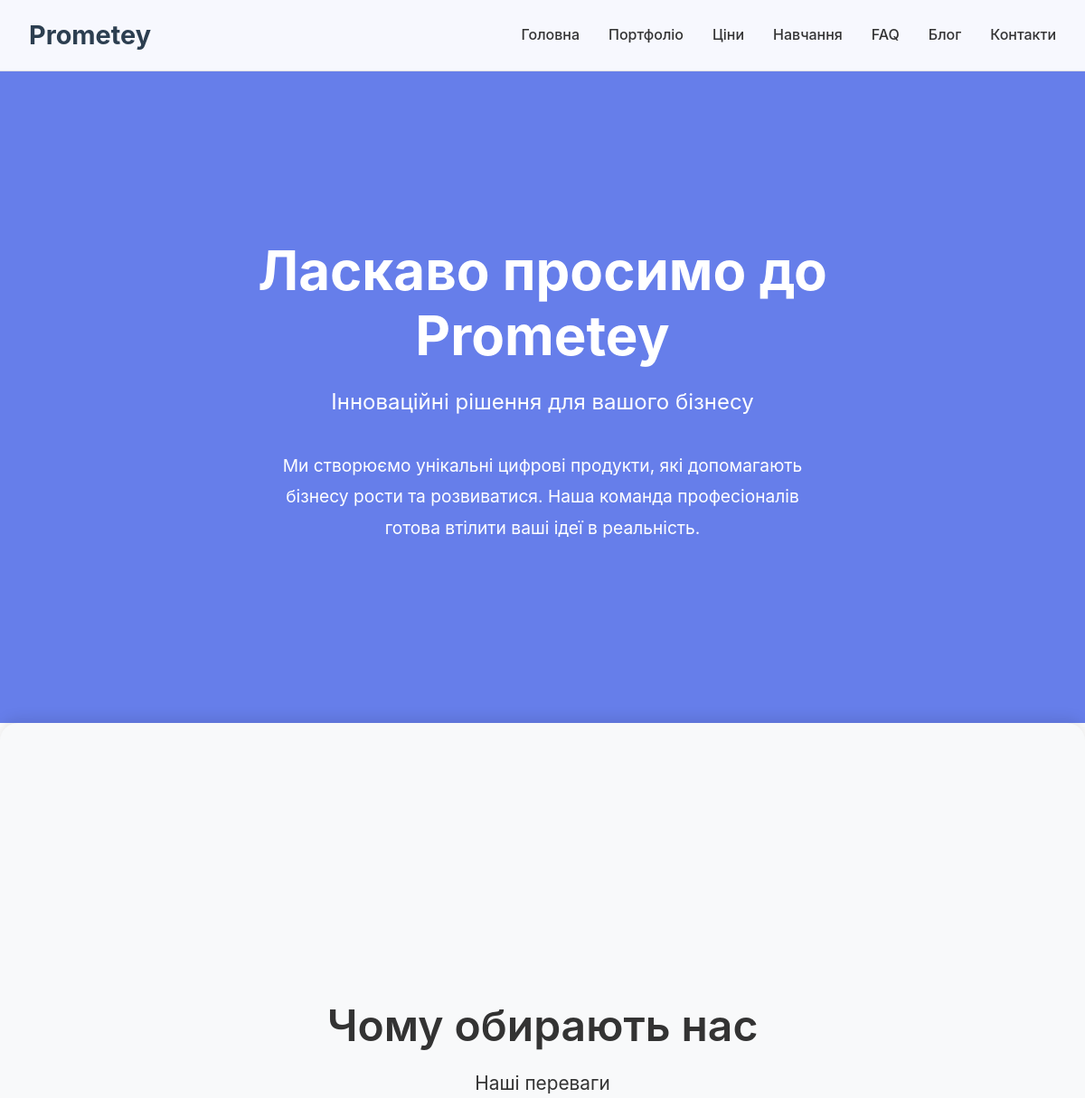
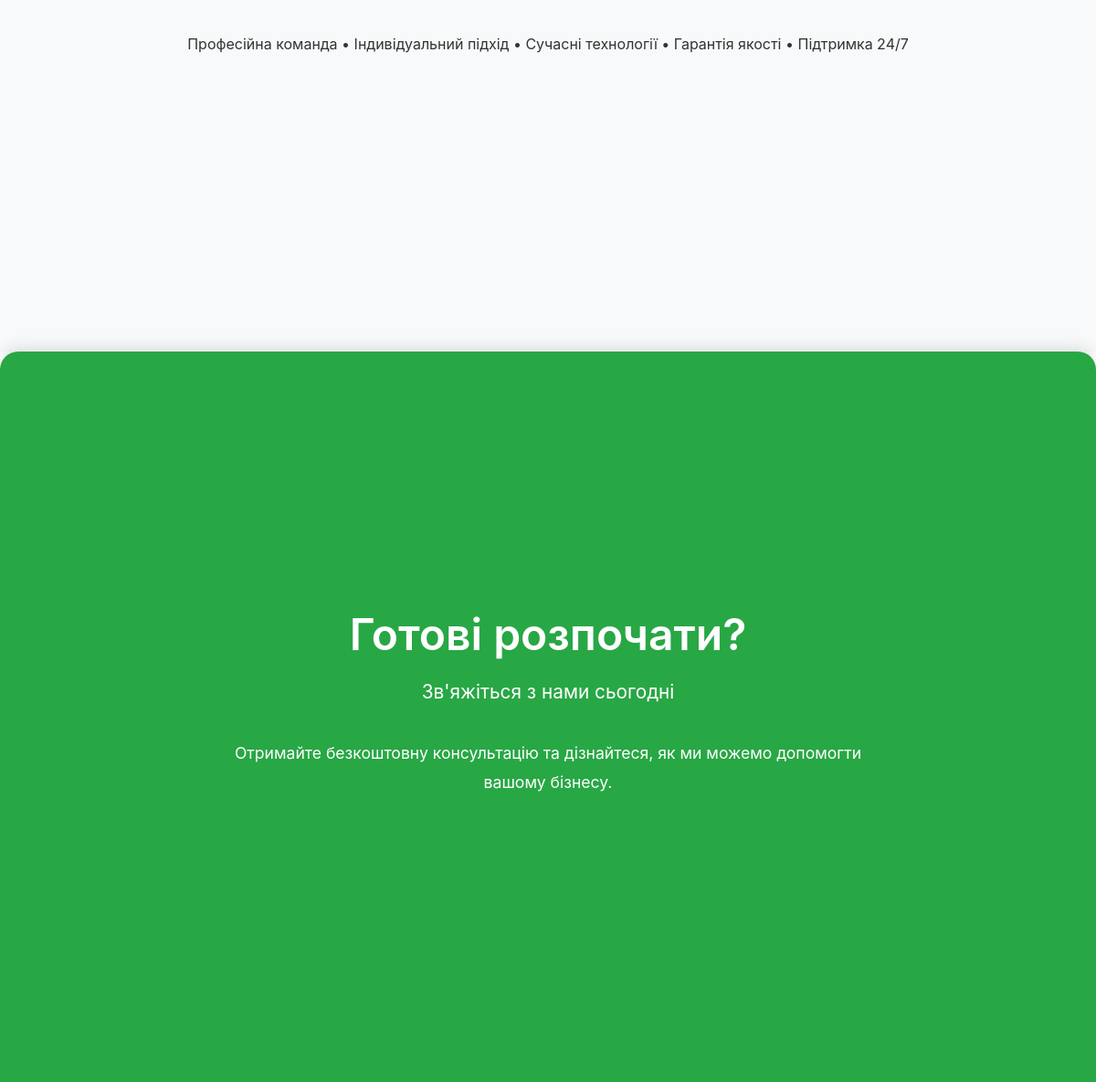
The page / on the database its author committed (2 pictures, top to bottom).
### prometey/models.py (models this page shows, shortened)
class PageBlock(models.Model):
    PAGE_CHOICES = [
        ('home', 'Головна'),
        ('portfolio', 'Портфоліо'),
        ('prices', 'Ціни'),
        ('education', 'Навчання'),
        ('faq', 'FAQ'),
        ('blog', 'Блог'),
        ('contacts', 'Контакти'),
    ]
    BLOCK_TYPES = [
        ('hero', 'Герой секція'),
        ('content', 'Контент блок'),
        ('features', 'Особливості'),
        ('testimonials', 'Відгуки'),
        ('cta', 'Заклик до дії'),
    ]
    page = models.CharField(
        max_length=20,
        choices=PAGE_CHOICES,
        verbose_name='Сторінка'
    )
    block_type = models.CharField(
        max_length=20,
        choices=BLOCK_TYPES,
        verbose_name='Тип блока'
    )
    title = models.CharField(
        max_length=200,
        verbose_name='Заголовок'
    )
    subtitle = models.CharField(
        max_length=300,
        blank=True,
        verbose_name='Підзаголовок'
    )
    content = models.TextField(
        verbose_name='Контент'
    )
    background_color = models.CharField(
        max_length=7,
        default='#ffffff',
        verbose_name='Колір фону'
    )
    text_color = models.CharField(
        max_length=7,
        default='#000000',
        verbose_name='Колір тексту'
    )
    order = models.PositiveIntegerField(
        default=0,
        verbose_name='Порядок'
    )
    is_active = models.BooleanField(
        default=True,
        verbose_name='Активний'
    )
    created_at = models.DateTimeField(
        auto_now_add=True,
        verbose_name='Створено'
    )
    updated_at = models.DateTimeField(
        auto_now=True,
        verbose_name='Оновлено'
    )
    class Meta:
        ordering = ['page', 'order']
        verbose_name = 'Блок сторінки'
        verbose_name_plural = 'Блоки сторінок'

### prometey/views.py (the view)
# urls.py: path('', views.HomeView.as_view(), name='home'),
class HomeView(BasePageView):
    template_name = 'prometey/home.html'
    page_name = 'home'

### prometey/views.py (called while the page is built)
    def get_context_data(self, **kwargs):
        context = super().get_context_data(**kwargs)
        page_name = self.get_page_name()
        context['blocks'] = PageBlock.objects.filter(
            page=page_name,
            is_active=True
        ).order_by('order')
        try:
            context['page_meta'] = PageMeta.objects.get(page=page_name)
        except PageMeta.DoesNotExist:
            context['page_meta'] = None
        context['page_name'] = page_name
        return context

    def get_page_name(self):
        return getattr(self, 'page_name', 'home')

### templates/prometey/home.html
{% extends 'prometey/page_base.html' %}

### templates/prometey/page_base.html (shortened to what this page needs)
{% extends 'prometey/base.html' %}
{% block content %}
<div class="page-container">
    {% for block in blocks %}
    <section class="page-section" data-section-id="{{ block.id }}"
        style="--bg-color: {{ block.background_color }}; --text-color: {{ block.text_color }};">
        <div class="section-background" style="background-color: {{ block.background_color }};"></div>
        <div class="section-content">
            <div class="container">
                {% if block.block_type == 'hero' %}
                <div class="hero-block">
                    <div class="hero-content">
                        <h1 class="hero-title">{{ block.title }}</h1>
                        {% if block.subtitle %}
                        <p class="hero-subtitle">{{ block.subtitle }}</p>
                        {% endif %}
                        <div class="hero-description">
                            {{ block.content|linebreaks }}
                        </div>
                    </div>
                </div>
                {% elif block.block_type == 'features' %}
                <div class="features-block">
                    <div class="features-header">
                        <h2 class="features-title">{{ block.title }}</h2>
                        {% if block.subtitle %}
                        <p class="features-subtitle">{{ block.subtitle }}</p>
                        {% endif %}
                    </div>
                    <div class="features-content">
                        {{ block.content|linebreaks }}
                    </div>
                </div>
                {% elif block.block_type == 'cta' %}
                <div class="cta-block">
                    <div class="cta-content">
                        <h2 class="cta-title">{{ block.title }}</h2>
                        {% if block.subtitle %}
                        <p class="cta-subtitle">{{ block.subtitle }}</p>
                        {% endif %}
                        <div class="cta-description">
                            {{ block.content|linebreaks }}
                        </div>
                    </div>
                </div>
                {% endif %}
            </div>
        </div>
    </section>
    {% endfor %}
</div>
{% endblock %}

### templates/prometey/base.html (shortened to what this page needs)
{% load static %}
<!DOCTYPE html>
<html lang="uk">
<head>
    <link rel="stylesheet" href="{% static 'css/main.css' %}">
    <link rel="stylesheet" href="{% static 'css/sticky-scroll.css' %}">
    <link rel="stylesheet" href="{% static 'css/transitions.css' %}">
    <link rel="stylesheet" href="{% static 'css/responsive.css' %}">
</head>
<body>
    <nav class="main-navigation">
        <div class="nav-container">
            <a href="{% url 'prometey:home' %}" class="logo">
                <span>Prometey</span>
            </a>
            <ul class="nav-menu">
                <li><a href="{% url 'prometey:home' %}" class="nav-link">Головна</a></li>
                <li><a href="{% url 'prometey:portfolio' %}" class="nav-link">Портфоліо</a></li>
                <li><a href="{% url 'prometey:prices' %}" class="nav-link">Ціни</a></li>
                <li><a href="{% url 'prometey:education' %}" class="nav-link">Навчання</a></li>
                <li><a href="{% url 'prometey:faq' %}" class="nav-link">FAQ</a></li>
                <li><a href="{% url 'prometey:blog' %}" class="nav-link">Блог</a></li>
                <li><a href="{% url 'prometey:contacts' %}" class="nav-link">Контакти</a></li>
            </ul>
        </div>
    </nav>
    <main class="main-content">
        {% block content %}{% endblock %}
    </main>
</body>
</html>

### static/css/main.css (style rules this page uses)
* { margin: 0; padding: 0; box-sizing: border-box; }
a, button, input, textarea, select { outline: none !important; }
html { scroll-behavior: smooth; font-size: 16px; }
body { font-family: -apple-system, BlinkMacSystemFont, 'Segoe UI', 'Roboto', 'Oxygen', 'Ubuntu', 'Cantarell', 'Fira Sans', 'Droid Sans', 'Helvetica Neue', sans-serif; line-height: 1.6; color: #333; background-color: #ffffff; overflow-x: hidden; -webkit-font-smoothing: antialiased; -moz-osx-font-smoothing: grayscale; }
.container { max-width: 1200px; margin: 0 auto; padding: 0 20px; }
.main-navigation { position: fixed; top: 0; left: 0; right: 0; background: rgba(255, 255, 255, 0.95); backdrop-filter: blur(10px); -webkit-backdrop-filter: blur(10px); z-index: 1000; border-bottom: 1px solid rgba(0, 0, 0, 0.1); }
.nav-container { display: flex; justify-content: space-between; align-items: center; padding: 1rem 2rem; max-width: 1200px; margin: 0 auto; }
.logo { font-size: 1.8rem; font-weight: bold; color: #2c3e50; text-decoration: none; transition: color 0.3s ease; }
.nav-menu { display: flex; list-style: none; gap: 2rem; }
.nav-link { text-decoration: none; color: #333; font-weight: 500; transition: color 0.3s ease; position: relative; outline: none !important; }
.nav-link::after { content: ''; position: absolute; bottom: -5px; left: 0; width: 0; height: 2px; background: #3498db; transition: width 0.3s ease; }
.main-content { margin-top: 0; }
h1, h2, h3, h4, h5, h6 { font-weight: 600; line-height: 1.2; margin-bottom: 1rem; }
h1 { font-size: 2.5rem; }
h2 { font-size: 2rem; }
p { margin-bottom: 1rem; line-height: 1.8; }

### static/css/sticky-scroll.css (style rules this page uses)
.page-container { position: relative; }
.page-section { position: sticky; top: 0; height: 100vh; width: 100%; display: flex; align-items: center; justify-content: center; box-sizing: border-box; }
.page-section:nth-child(1) { z-index: 1; padding-top: 80px; }
.page-section:nth-child(2) { z-index: 2; }
.page-section:nth-child(3) { z-index: 3; }
.section-background { position: absolute; top: 0; left: 0; width: 100%; height: 100%; z-index: 1; }
.section-content { position: relative; z-index: 2; height: 100%; display: flex; align-items: center; justify-content: center; padding: 2rem 0; }
.page-section:not(:first-child) .section-background { border-radius: 20px 20px 0 0; box-shadow: 0 -5px 15px rgba(0, 0, 0, 0.1); }
.hero-block { text-align: center; max-width: 800px; margin: 0 auto; }
.hero-title { font-size: clamp(2.5rem, 5vw, 4rem); margin-bottom: 1rem; color: var(--text-color, #333); font-weight: 700; line-height: 1.2; }
.hero-subtitle { font-size: clamp(1.2rem, 3vw, 1.5rem); margin-bottom: 2rem; color: var(--text-color, #666); font-weight: 400; }
.hero-description { font-size: clamp(1rem, 2vw, 1.2rem); color: var(--text-color, #555); max-width: 600px; margin: 0 auto; }
.features-block { max-width: 1000px; margin: 0 auto; text-align: center; }
.features-title { font-size: clamp(2rem, 4vw, 3rem); margin-bottom: 1rem; color: var(--text-color, #333); font-weight: 600; }
.features-subtitle { font-size: clamp(1.1rem, 2.5vw, 1.3rem); margin-bottom: 2rem; color: var(--text-color, #666); }
.features-content { display: grid; grid-template-columns: repeat(auto-fit, minmax(300px, 1fr)); gap: 2rem; margin-top: 2rem; }
.cta-block { max-width: 700px; margin: 0 auto; text-align: center; }
.cta-title { font-size: clamp(2rem, 4vw, 3rem); margin-bottom: 1rem; color: var(--text-color, #333); font-weight: 600; }
.cta-subtitle { font-size: clamp(1.1rem, 2.5vw, 1.3rem); margin-bottom: 2rem; color: var(--text-color, #666); }
.cta-description { font-size: clamp(1rem, 2vw, 1.1rem); color: var(--text-color, #555); line-height: 1.8; margin-bottom: 2rem; }
.section-content { animation: fadeInUp 0.6s ease-out; }
.section-background { transition: all 0.3s ease; }
html { scroll-behavior: smooth; }
.page-section { min-height: 100vh; }

### static/css/transitions.css (style rules this page uses)
body.page-loaded .main-content { opacity: 1; transform: translateY(0); }
.nav-link { transition: color 0.3s ease; }
.page-overlay, .loading-spinner, .main-content { transform: translateZ(0); will-change: transform; backface-visibility: hidden; }

### rows shown on the page
PageBlock: title "Ласкаво просимо до Prometey", subtitle "Інноваційні рішення для вашого бізнесу", content "Ми створюємо унікальні цифрові продукти, які допомагають бізнесу рости та розвиватися. Наша команда професіоналів готова втілити ваші ідеї в реальність."
PageBlock: title "Чому обирають нас", subtitle "Наші переваги", content "Професійна команда • Індивідуальний підхід • Сучасні технології • Гарантія якості • Підтримка 24/7"
PageBlock: title "Готові розпочати?", subtitle "Зв'яжіться з нами сьогодні", content "Отримайте безкоштовну консультацію та дізнайтеся, як ми можемо допомогти вашому бізнесу."
